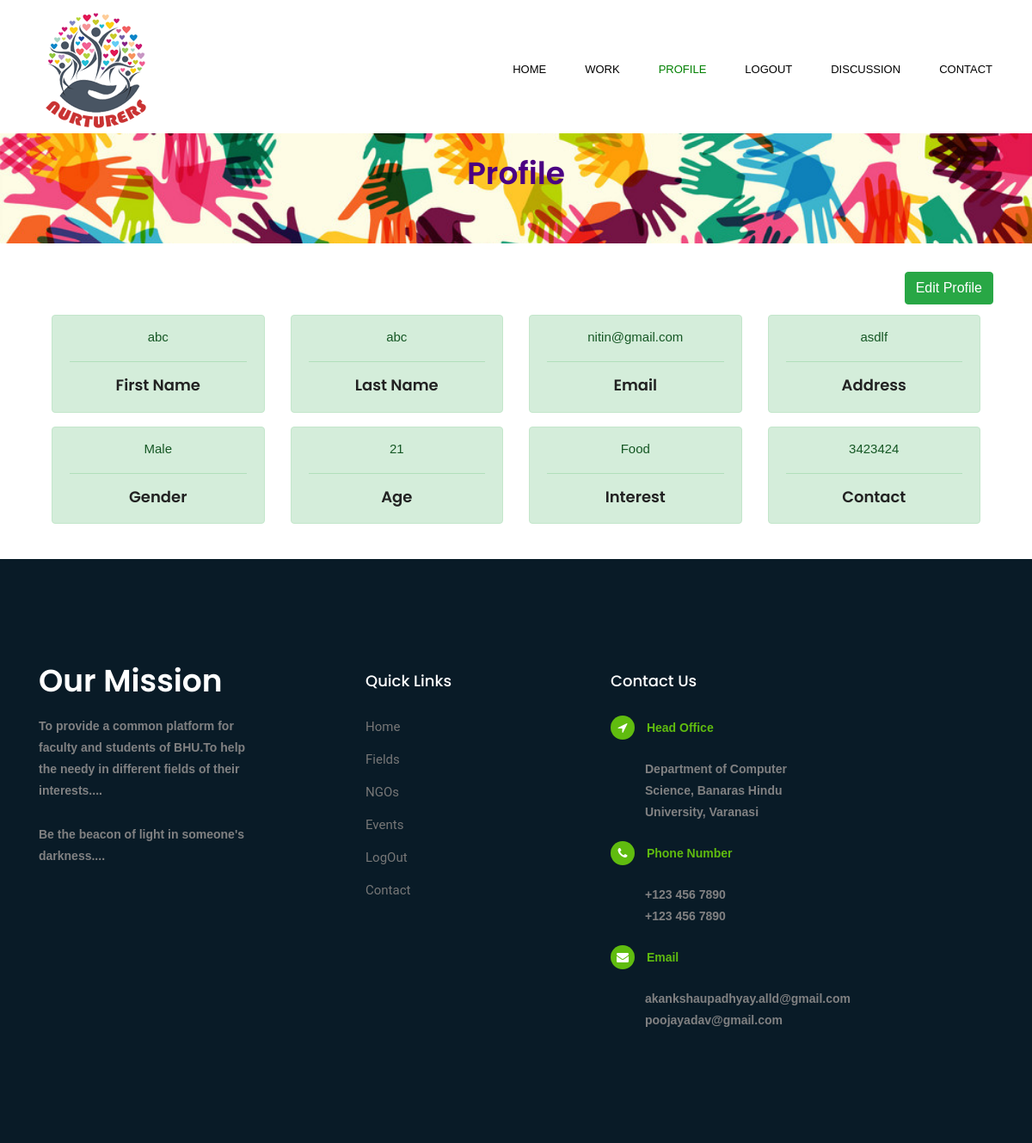
Screenshot of /profile/ (signed in) with the database file from the repository.
### app1/models.py (models this page shows, shortened)
class MyUser(models.Model):
	user = models.OneToOneField(User,on_delete = models.CASCADE, null = True, blank = True)
	mobileNumber = models.CharField(max_length = 12, null = True, blank = True)
	address = models.TextField(null = True, blank = True)
	gender = models.ForeignKey(GenderMaster, on_delete = models.CASCADE, null = True, blank = True)
	interest = models.ForeignKey(Interest, on_delete = models.CASCADE, null = True, blank = True)
	age = models.IntegerField(null = True, blank = True)

class GenderMaster(models.Model):
	name = models.CharField(max_length = 20, null = True, blank = True)

class Interest(models.Model):
	name = models.CharField(max_length = 50,null = True, blank = True)
	imageurl = models.URLField(null = True, blank = True)

### app1/views.py (the view)
# urls.py: path('profile/',views.profile),
@login_required(login_url='/login/')
def profile(request):
	user = request.user
	myuser = MyUser.objects.get(user = user)
	allgender = GenderMaster.objects.all()
	allinterest = Interest.objects.all()
	if request.method == 'POST':
		form = request.POST
		first_name = form['first_name']
		last_name = form['last_name']
		contact = form['contact']
		address = form['address']
		gender = form['gender']
		age = form['age']
		interest = form['interest']
		gendermasterobject = GenderMaster.objects.get(id = gender)
		interestobject = Interest.objects.get(id = interest)
		user.first_name = first_name
		user.last_name = last_name
		user.save()
		myuser.mobileNumber = contact
		myuser.gender = gendermasterobject
		myuser.interest = interestobject
		myuser.age = age
		myuser.save()
		mg = "Your Profile is successfully edited...."
		return render(request,'profile.html',{'myuser': myuser,'allgender':allgender,'allinterest':allinterest,'mg':mg})
	else:
		return render(request,'profile.html',{'myuser': myuser})

### templates/profile.html (shortened to what this page needs)
<!doctype html>
<html lang="en">
    <head>
        <link rel="stylesheet" href="/static/css/bootstrap.css">
        <link rel="stylesheet" href="/static/vendors/linericon/style.css">
        <link rel="stylesheet" href="/static/css/font-awesome.min.css">
        <link rel="stylesheet" href="/static/vendors/lightbox/simpleLightbox.css">
        <link rel="stylesheet" href="/static/vendors/nice-select/css/nice-select.css">
        <link rel="stylesheet" href="/static/css/style.css">
        <link rel="stylesheet" href="/static/css/responsive.css">
    </head>
<body>
     <header class="header_area">
        <div class="main_menu">
            <div class="container">
                <nav class="navbar navbar-expand-lg navbar-light">
                    <div class="container">
                        <a class="navbar-brand logo_h" href="#"><img src="/static/img/logo.ico" alt=""></a>
                        <div class="collapse navbar-collapse offset" id="navbarSupportedContent">
                            <ul class="nav navbar-nav menu_nav ml-auto">
                                <li class="nav-item "><a class="nav-link" href="/home" style="color: black">Home</a></li>
                                <li class="nav-item submenu dropdown ">
                                    <a href="" class="nav-link dropdown-toggle" data-toggle="dropdown" role="button" aria-haspopup="true" aria-expanded="false"style="color:black">WORK</a>
                                </li>
                                {% if user.is_authenticated %}
                                <li class="nav-item active"><a class="nav-link" href="/profile/"style="color:green">Profile</a>
                                <li class="nav-item"><a class="nav-link" href="/logout/"style="color:black">LogOut</a>
                                {% else %}
                                <li class="nav-item"><a class="nav-link" href="/register"style="color:black">Register</a>
                                <li class="nav-item"><a class="nav-link" href="/login" data-toggle="modal" data-target="#myModal"style="color:black">Log in</a>
                                {% endif %}
                                {% if user.is_authenticated %}
                                <li class="nav-item"><a class="nav-link" href="/addQuestion" style="color: black">Discussion</a>
                                {% else %}
                                <li class="nav-item"><a class="nav-link" href="/allQuestions"style="color:black">Discussion</a>
                                {% endif %}
                                <li class="nav-item"><a class="nav-link" href="/contact"style="color:black">Contact</a></li>
                            </ul>
                        </div>
                    </div>
                </nav>
            </div>
        </div>
    </header>
    <br><br><br>
    <div class="bg">
        <div class="text-center" >
       <br>
        <h1 style="color:indigo;">Profile</h1>
    </div>
    </div>
<br>
        <div class="container">
           <button id="myBtn" class="btn btn-success" style="float: right;">Edit Profile</button><br><br>
                <div class="col-md-12">
                    <div class="row">
                        <div class="col-md-3">
                            <div class=" alert alert-success text-center">
                                {{myuser.user.first_name}}
                                <hr>
                                <h4>First Name</h4>
                            </div>
                        </div>
                        <div class="col-md-3">
                            <div class="alert alert-success text-center">
                            {{myuser.user.last_name}}
                            <hr>
                            <h4>Last Name</h4>
                            </div>
                        </div>
                        <div class="col-md-3">
                            <div class="alert alert-success text-center">
                            {{myuser.user.email}}
                            <hr>
                            <h4>Email</h4>
                            </div>
                        </div>
                        <div class="col-md-3">
                            <div class="alert alert-success text-center">
                            {{myuser.address}}
                            <hr>
                            <h4>Address</h4>
                            </div>
                        </div>
                    </div>
                    <div class="row">
                        <div class="col-md-3">
                            <div class=" alert alert-success text-center">
                                {{myuser.gender.name}}
                                <hr>
                                <h4>Gender</h4>
                            </div>
                        </div>
                        <div class="col-md-3">
                            <div class=" alert alert-success text-center">
                                {{myuser.age}}
                                <hr>
                                <h4>Age</h4>
                            </div>
                        </div>
                        <div class="col-md-3">
                            <div class=" alert alert-success text-center">
                                {{myuser.interest.name}}
                                <hr>
                                <h4>Interest</h4>
                            </div>
                        </div>
                        <div class="col-md-3">
                            <div class=" alert alert-success text-center">
                                {{myuser.mobileNumber}}
                                <hr>
                                <h4>Contact</h4>
                            </div>
                        </div>
                    </div>
                </div>
    </div>
</div><br>
   <footer>
        <div class="footer-area">
            <div class="container">
                <div class="row section_gap">
                    <div class="col-lg-3 col-md-6 col-sm-6">
                        <div class="single-footer-widget tp_widgets">
                            <h4 class="footer_title large_title">Our Mission</h4>
                            <p>
                                To provide a common platform for faculty and students of BHU.To help the needy in different fields of their interests....
                            </p>
                            <p>
                                Be the beacon of light in someone's darkness....
                            </p>
                        </div>
                    </div>
                    <div class="offset-lg-1 col-lg-2 col-md-6 col-sm-6">
                        <div class="single-footer-widget tp_widgets">
                            <h4 class="footer_title">Quick Links</h4>
                            <ul class="list">
                                <li><a href="/home">Home</a></li>
                                <li><a href="/fields">Fields</a></li>
                                <li><a href="/ngodetail">NGOs</a></li>
                                {% if user.is_authenticated %}
                                <li><a href="/events">Events</a></li>
                                <li><a href="/logout/">LogOut</a></li>
                                {% else %}
                                <li><a href="/register">Register</a></li>
                                <li><a href="/login/">LogIn</a></li>
                                {% endif %}
                                <li><a href="/contact">Contact</a></li>
                            </ul>
                        </div>
                    </div>
                    <div class="offset-lg-1 col-lg-3 col-md-6 col-sm-6">
                        <div class="single-footer-widget tp_widgets">
                            <h4 class="footer_title">Contact Us</h4>
                            <div class="ml-40">
                                <p class="sm-head">
                                    <span class="fa fa-location-arrow"></span>
                                    Head Office
                                </p>
                                <p>Department of Computer Science, Banaras Hindu University, Varanasi</p>
                                <p class="sm-head">
                                    <span class="fa fa-phone"></span>
                                    Phone Number
                                </p>
                                <p>
                                    +123 456 7890 <br>
                                    +123 456 7890
                                </p>
                                <p class="sm-head">
                                    <span class="fa fa-envelope"></span>
                                    Email
                                </p>
                                <p>
                                    akankshaupadhyay.alld@gmail.com <br>
                                    poojayadav@gmail.com
                                </p>
                            </div>
                        </div>
                    </div>
                </div>
            </div>
        </div>
    </footer>
    </body>
</html>

### static/css/style.css (style rules this page uses)
body { line-height: 25px; font-size: 15px; font-family: "Roboto", sans-serif; font-weight: normal; color: #777777; }
h1, h2, h3, h4, h5, h6 { font-family: "Poppins", sans-serif; font-weight: 600; color: #222222; }
.list { list-style: none; margin: 0px; padding: 0px; }
a { text-decoration: none; transition: all 0.3s ease-in-out; }
.ml-40 { margin-left: 40px; }
.section_gap { padding: 130px 0px; }
.header_area { position: absolute; width: 100%; top: 0; left: 0; z-index: 99999; transition: background 0.4s, all 0.3s linear; }
.header_area .container { padding: 0px 8px; }
.header_area .navbar { background: transparent; padding: 0px; border: 0px; border-radius: 0px; }
.header_area .navbar .nav .nav-item { margin-right: 45px; }
.header_area .navbar .nav .nav-item .nav-link { font-size: 13px; font-weight: 500; line-height: 80px; text-transform: uppercase; color: #ffffff; padding: 0px; display: inline-block; }
.header_area .navbar .nav .nav-item .nav-link:after { display: none; }
.header_area .navbar .nav .nav-item:hover .nav-link, .header_area .navbar .nav .nav-item.active .nav-link { color: #60bc0f; }
.header_area .navbar .nav .nav-item.submenu { position: relative; }
.header_area .navbar .nav .nav-item:last-child { margin-right: 0px; }
h1 { font-size: 36px; }
h4 { font-size: 18px; }
.footer-area { background: #091b27; }
.single-footer-widget p { margin-bottom: 15px; }
.single-footer-widget p:last-child { margin-bottom: 0; }
.single-footer-widget .sm-head { color: #60bc0f; margin-bottom: 0px; }
.single-footer-widget .sm-head span { position: relative; margin-left: -40px; margin-right: 10px; display: inline-block; width: 28px; height: 28px; line-height: 28px; text-align: center; background: #60bc0f; color: #ffffff; border-radius: 20px; }
.tp_widgets .list li { margin-bottom: 12px; }
.tp_widgets .list li a { color: #777777; font-family: "Roboto", sans-serif; }
.tp_widgets .list li:last-child { margin-bottom: 0px; }
.footer_title { font-size: 18px; line-height: 24px; font-weight: 500; font-family: "Poppins", sans-serif; text-transform: capitalize; color: #fff; margin-bottom: 28px; }
.footer_title.large_title { font-size: 36px; font-weight: 600; }

### templates/profile.html (style rules this page uses)
body, html { height: 80%; margin-top: 40px; }
.bg { background-image: url("/static/img/banner/Banner_all.jpg"); height: 20%; background-position: center; background-repeat: no-repeat; background-size: cover; }
p { color: #818182; font-weight: 600; font-size: 14px; margin-top: 10%; }
body { font-family: Arial, Helvetica, sans-serif; }

### rows the page displays
MyUser: user.first_name "abc", user.last_name "abc", user.email "nitin@gmail.com", address "asdlf", gender.name "Male", age "21", interest.name "Food", mobileNumber "3423424"
